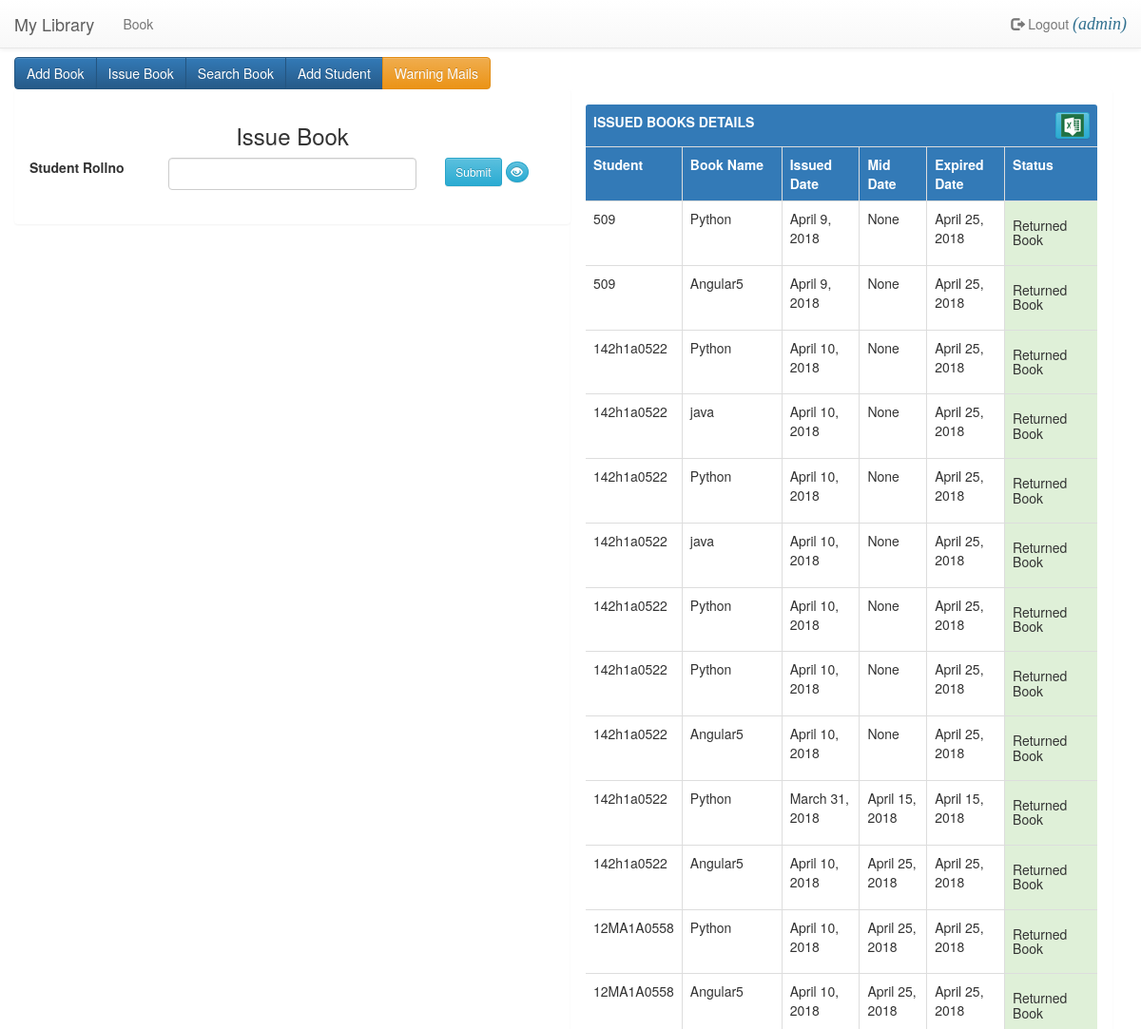
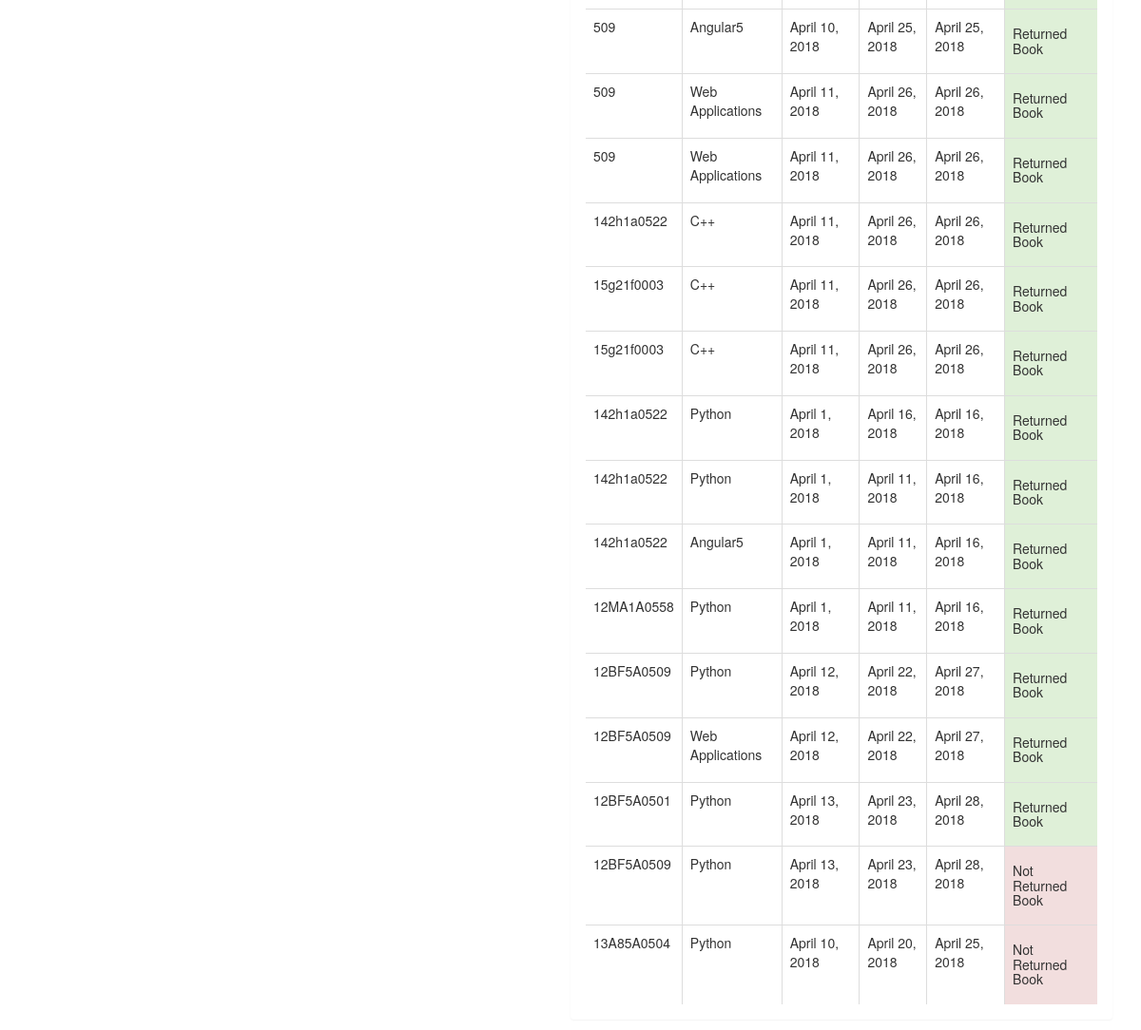
The app's page /lbook/IssuedBook (signed in) with its own data (2 pictures, top to bottom).
### LBook/models.py (models this page shows, shortened)
class IssueBook(models.Model):
	student=models.ForeignKey(Student,on_delete=models.CASCADE)
	book=models.ForeignKey(Book,on_delete=models.CASCADE)
	issue_date=models.DateField(max_length=10)
	mailed_Date=models.DateField(blank=True, null=True)
	expired=models.DateField(max_length=10)
	status=models.IntegerField(default=0)

class Student(models.Model):
	firstname=models.CharField(max_length=200)
	lastname=models.CharField(max_length=200)
	rollno=models.CharField(max_length=20,unique=True)
	fathername=models.CharField(max_length=300)
	gender=models.CharField(max_length=10)
	mobileno=models.CharField(max_length=12)
	emailId=models.CharField(max_length=100)
	def __str__(self):
		return self.rollno

class Book(models.Model):
	branch=(('cse','CSE'),('ece','ECE'),('eee',"EEE"),('Mech',"MECH"))
	bookid=models.CharField(max_length=50,unique=True)
	name=models.CharField(max_length=300)
	authorname=models.CharField(max_length=100)
	dept=models.CharField(max_length=100,choices=branch)
	edition=models.CharField(max_length=20)
	publisher=models.CharField(max_length=300)
	quantity=models.IntegerField()
	def __str__(self):
		return self.name

### LBook/views.py (the view)
# urls.py: path("IssuedBook",views.viewIssueBook,name="viewIssueBook"),
@login_required()
def viewIssueBook(request):
	issueBooks=IssueBook.objects.all()
	return render(request,"viewIssueBook.html",{'issueBooks':issueBooks})

### templates/viewIssueBook.html (shortened to what this page needs)
{% extends 'issuebook.html' %}
{% block showStudent %}
{% load staticfiles %}
<div class="container-fluid ">
	<div class="panel panel-body table-responsive">
		{% if issueBooks %}
			<table class="table table-bordered table2excel">
				<tr class="bg-primary">
					<th colspan="6" align="center">ISSUED BOOKS DETAILS <button class="btn btn-info btn-xs pull-right"><img src="{%static 'images/excel.gif'%}" class="pull-right" id="Xcel" class="noExl" ></button></th>
				</tr>
				<tr class="bg-primary">
					<th>Student</th>
					<th>Book Name</th>
					<th>Issued Date</th>
					<th>Mid Date</th>
					<th>Expired Date</th>
					<th>Status</th>
				</tr>
				{% for issueBook in issueBooks %}
					<tr>
						<td>{{issueBook.student}}</td>
						<td>{{issueBook.book}}</td>
						<td>{{issueBook.issue_date}}</td>
						<td>{{issueBook.mailed_Date}}</td>
						<td>{{issueBook.expired}}</td>
						{% if issueBook.status == 0 %}<td class="bg-success"><h5 >Returned Book</h5></td>{% elif issueBook.status == 1 %}<td class="bg-danger"><h5>Not Returned Book</h5></td>{% endif %}
					</tr>
				{% endfor %}
			</table>
		{% endif %}
	</div>
</div>
{% endblock %}

### templates/librarySystem.html (shortened to what this page needs)
<!DOCTYPE html>
<html>
<head>
	{% load staticfiles %}
    <link rel="stylesheet" href="{% static 'bootstrap/css/bootstrap.min.css' %}">
    <link rel="stylesheet" href="{% static 'bootstrap/css/bootstrap-theme.min.css' %}">
	<link rel="stylesheet" href="//code.jquery.com/ui/1.12.1/themes/base/jquery-ui.css">
	<link rel="stylesheet" href="/static/animate/animate.css">
</head>
<body>
	<div >
		<nav class="navbar navbar-default navbar-fixed-top">
		  <div class="container-fluid">
		    <div class="navbar-header">
		      <a class="navbar-brand" href="#">My Library</a>
		    </div>
		    <div class="collapse navbar-collapse" id="myNavbar">
		      <ul class="nav navbar-nav">
		        <li>{% if user.is_authenticated %}<a href="{% url 'lbook:book'%}">Book</a>{% endif %}</li>
		      </ul>
		      <ul class="nav navbar-nav navbar-right">
		        <li>{% if user.is_authenticated %}<a href="{% url 'lbook:logout'%}"><span class="glyphicon glyphicon-log-out"></span> Logout <span class="text-info" style="font-family: comic sans ms;font-size:18px;font-style: italic;">({{user.username}})</span></a>{% endif %}</li>
		      </ul>
		    </div>
		  </div>
		</nav>
	</div>
	<br><br><br>
	<div class="container-fluid">
	{% block libSystem %}
	{% endblock %}
	</div>
</body>
</html>

### records on screen
IssueBook: student "509", book "Python", issue_date "April 9, 2018", mailed_Date "None", expired "April 25, 2018", status "Returned Book"
IssueBook: student "509", book "Angular5", issue_date "April 9, 2018", mailed_Date "None", expired "April 25, 2018", status "Returned Book"
IssueBook: student "142h1a0522", book "Python", issue_date "April 10, 2018", mailed_Date "None", expired "April 25, 2018", status "Returned Book"
IssueBook: student "142h1a0522", book "java", issue_date "April 10, 2018", mailed_Date "None", expired "April 25, 2018", status "Returned Book"
IssueBook: student "142h1a0522", book "Python", issue_date "April 10, 2018", mailed_Date "None", expired "April 25, 2018", status "Returned Book"
IssueBook: student "142h1a0522", book "java", issue_date "April 10, 2018", mailed_Date "None", expired "April 25, 2018", status "Returned Book"
IssueBook: student "142h1a0522", book "Python", issue_date "April 10, 2018", mailed_Date "None", expired "April 25, 2018", status "Returned Book"
IssueBook: student "142h1a0522", book "Python", issue_date "April 10, 2018", mailed_Date "None", expired "April 25, 2018", status "Returned Book"
IssueBook: student "142h1a0522", book "Angular5", issue_date "April 10, 2018", mailed_Date "None", expired "April 25, 2018", status "Returned Book"
IssueBook: student "142h1a0522", book "Python", issue_date "March 31, 2018", mailed_Date "April 15, 2018", expired "April 15, 2018", status "Returned Book"
IssueBook: student "142h1a0522", book "Angular5", issue_date "April 10, 2018", mailed_Date "April 25, 2018", expired "April 25, 2018", status "Returned Book"
IssueBook: student "12MA1A0558", book "Python", issue_date "April 10, 2018", mailed_Date "April 25, 2018", expired "April 25, 2018", status "Returned Book"
IssueBook: student "12MA1A0558", book "Angular5", issue_date "April 10, 2018", mailed_Date "April 25, 2018", expired "April 25, 2018", status "Returned Book"
IssueBook: student "509", book "Angular5", issue_date "April 10, 2018", mailed_Date "April 25, 2018", expired "April 25, 2018", status "Returned Book"
IssueBook: student "509", book "Web Applications", issue_date "April 11, 2018", mailed_Date "April 26, 2018", expired "April 26, 2018", status "Returned Book"
IssueBook: student "509", book "Web Applications", issue_date "April 11, 2018", mailed_Date "April 26, 2018", expired "April 26, 2018", status "Returned Book"
IssueBook: student "142h1a0522", book "C++", issue_date "April 11, 2018", mailed_Date "April 26, 2018", expired "April 26, 2018", status "Returned Book"
IssueBook: student "15g21f0003", book "C++", issue_date "April 11, 2018", mailed_Date "April 26, 2018", expired "April 26, 2018", status "Returned Book"
IssueBook: student "15g21f0003", book "C++", issue_date "April 11, 2018", mailed_Date "April 26, 2018", expired "April 26, 2018", status "Returned Book"
IssueBook: student "142h1a0522", book "Python", issue_date "April 1, 2018", mailed_Date "April 16, 2018", expired "April 16, 2018", status "Returned Book"
IssueBook: student "142h1a0522", book "Python", issue_date "April 1, 2018", mailed_Date "April 11, 2018", expired "April 16, 2018", status "Returned Book"
IssueBook: student "142h1a0522", book "Angular5", issue_date "April 1, 2018", mailed_Date "April 11, 2018", expired "April 16, 2018", status "Returned Book"
IssueBook: student "12MA1A0558", book "Python", issue_date "April 1, 2018", mailed_Date "April 11, 2018", expired "April 16, 2018", status "Returned Book"
IssueBook: student "12BF5A0509", book "Python", issue_date "April 12, 2018", mailed_Date "April 22, 2018", expired "April 27, 2018", status "Returned Book"
IssueBook: student "12BF5A0509", book "Web Applications", issue_date "April 12, 2018", mailed_Date "April 22, 2018", expired "April 27, 2018", status "Returned Book"
IssueBook: student "12BF5A0501", book "Python", issue_date "April 13, 2018", mailed_Date "April 23, 2018", expired "April 28, 2018", status "Returned Book"
IssueBook: student "12BF5A0509", book "Python", issue_date "April 13, 2018", mailed_Date "April 23, 2018", expired "April 28, 2018", status "Not Returned Book"
IssueBook: student "13A85A0504", book "Python", issue_date "April 10, 2018", mailed_Date "April 20, 2018", expired "April 25, 2018", status "Not Returned Book"

### other values on screen
{{ user.username }} "admin"
